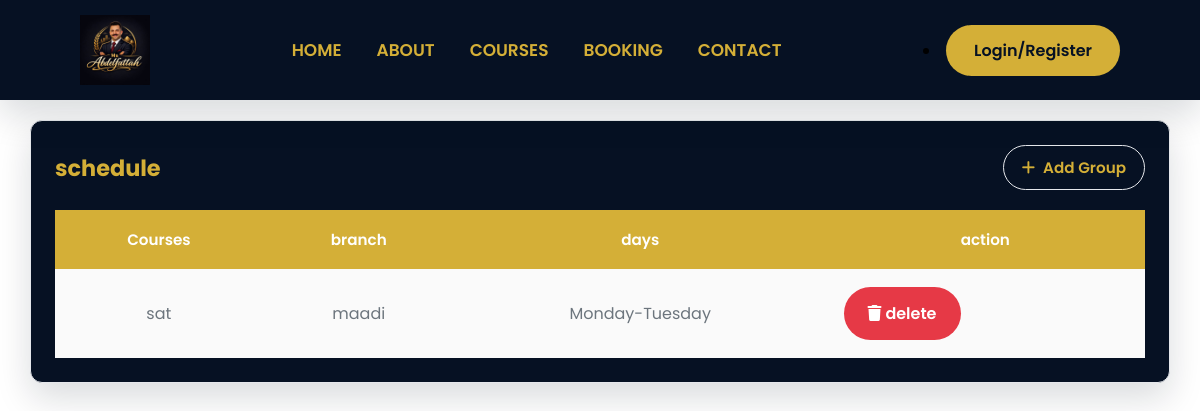
The app's page /admin/schedule with its own data.
### models/schedaule.py (models this page shows)
class Schedule(db.Model):
    __tablename__ ="schedule"
    id = db.Column(db.Integer, primary_key=True)
    course_id = db.Column(db.Integer, db.ForeignKey("course.id"), nullable=False )
    branch_id = db.Column(db.Integer, db.ForeignKey("branches.id"), nullable=True )
    day1 = db.Column(db.String(20), nullable=False)
    day2 = db.Column(db.String(20), nullable=False)
    time1 = db.Column(db.String(20), nullable=False)
    time2 = db.Column(db.String(20), nullable=False)
    level = db.Column(db.String(30), nullable=False)
    mode = db.Column(db.String(20), nullable=False)
    course = db.relationship("Course", backref="schedule")

### models/course.py (models this page shows)
class Course(db.Model):
    id = db.Column(db.Integer, primary_key=True)
    title = db.Column(db.String(150), nullable=False)
    description = db.Column(db.Text, nullable=False)
    course_type = db.Column(db.String(20), nullable=False)
    image = db.Column(db.String(255), nullable=True)
    is_active = db.Column(db.Boolean, default=True)

### models/branch.py (models this page shows)
class Branch(db.Model):
    __tablename__ = "branches"
    id = db.Column(db.Integer, primary_key=True)
    name = db.Column(db.String(100), nullable=True ,unique=True)
    schedule = db.relationship("Schedule", backref="branch", lazy=True, cascade="all,delete")

### routes/scheddules.py (the view)
@schedule.route("/admin/schedule")
def show_schedules():
    schedules = Schedule.query.all()
    print(schedules)
    return render_template("admin/schedules.html" , schedule=schedules, name="Groups")

### templates/admin/schedules.html
{% extends "base.html" %}
{% block body %}
<div class="admin-container">
    <div class="card-admin">
        <div class="card-header">
            <h2 class="card-title">schedule</h2>
            <a href="/admin/add-group" class="btn-admin outline-btn">
                <i class="fa-solid fa-plus"></i>
                Add Group
            </a>
        </div>
        <div class="card-body">
            <div class="table=container">
                <table class="admin-table">
                    <thead>
                        <tr>
                         <th>Courses</th>
                         <th>branch </th>
                         <th> days </th>
                         <th> action</th>
                    </thead>
                    <tbody>
                        {%for schedule in schedule%}
                         <tr>
                          <td>{{ schedule.course.title }}</td>
                          <td>{{ schedule.branch.name }}</td>
                          <td>{{schedule.day1}}-{{schedule.day2}}</td>
                            <td>
                                <div class="table-action">
                                     <a href="{{ url_for('schedule.delete_schedule', schedule_id=schedule.id)}}" class="btn btn-danger btn-lg">
                                        <i class="fa-solid fa-trash"></i>
                                        delete
                                     </a>
                                </div>
                            </td>
                         </tr>
                        {%endfor%}
                    </tbody>
                </table>
            </div>
        </div>
    </div>
</div>
{%endblock%}

### static/css/style.css (style rules this page uses)
:root { --primary-color:#061123; --secondary-color:#d4af37; --background-color:#dee2e6; --white:#ffffff; --black:#000000; --dark-light:#14213d; --gray:#6c757d; --light-gray:#ced4da; --border-color:#adb5bd; --success:#2ecc71; --danger:#e63946; --warning:#fca311; --card-bg:#ffffff; --card-hover:#f9f9fa; --button-primary:#fca311; --button-hover:#d98c00; --button-dark:#061123; --shadow:0 15px 35px rgba(6, 17, 35,.15); --radius:10px; --trnasition:.35s ease; }
* { margin: 0; padding: 0; box-sizing: border-box; }
body { font-family: 'poppins', sans-serif; background: var(--white); color: var(--black); overflow-x: hidden; }
a { text-decoration: none; color: inherit; }
.btn { display: inline-block; padding:15px 35px; background: var(--primary-color); color: var(--white); border-radius: 50px; font-weight: 600; transition: var(--trnasition); }

### static/css/admin.css (style rules this page uses)
:root { --primary-color:#061123; --secondary-color:#d4af37; --background-color:#dee2e6; --white:#ffffff; --black:#000000; --dark-light:#14213d; --gray:#6c757d; --light-gray:#ced4da; --border-color:#adb5bd; --success:#2ecc71; --danger:#e63946; --warning:#fca311; --shadow:0 15px 35px rgba(6, 17, 35,.15); --radius:12px; --transition:.35s ease; }
* { margin: 0; padding: 0; box-sizing: border-box; }
body { background: var(--white); color: var(--black); overflow-x: hidden; }
.admin-container { padding-top: 80px; width: 95%; max-width: 1400px; margin: 40px auto; }
.card-admin { width: 100%; background: var(--primary-color); border: 1px solid #E5E7EB; border-radius: var(--radius); box-shadow: var(--shadow); padding: 24PX; transition: var(--transition); }
.card-header { display: flex; justify-content: space-between; align-items: center; margin-bottom: 20px; }
.card-title { font-size: 1.4rem; font-weight: 700; color: var(--secondary-color); }
.card-body { width: 100%; }
.btn-admin { display: inline-flex; align-items: center; justify-content: center; gap: 8px; padding:10px 18px; border: none; border-radius: 50px; font-size: .95rem; cursor: pointer; font-weight: 600; text-decoration: none; transition: var(--trnasition); }
.btn-danger { background:var(--danger) ; color: var(--white); }
.outline-btn { background:transparent; color: var(--secondary-color); border: 1px solid #E5E7EB; }
.btn-lg { padding: 14px 24px; font-size: 1rem; }
.admin-table { width: 100%; border-collapse: collapse; background: white; }
.admin-table thead { width: 100%; background: var(--secondary-color); color: var(--white); }
.admin-table th { padding: 18px; text-align: center; font-size: 0.95rem; font-weight: 600; white-space: nowrap; vertical-align: middle; }
.admin-table td { text-align: center; padding: 18px; border-bottom: 1px solid #E5E7EB; color: var(--gray); vertical-align: middle; }
.admin-table tbody tr { transition: var(--transition); }
.admin-table tbody tr { background: #fafafa; }
.admin-table tbody tr:last-child td { border-bottom: none; }
.table-action { display: flex; align-items: center; gap: 10px; }

### records on screen
Schedule: course "sat", branch.name "maadi", day1 "Monday", day2 "Tuesday"
